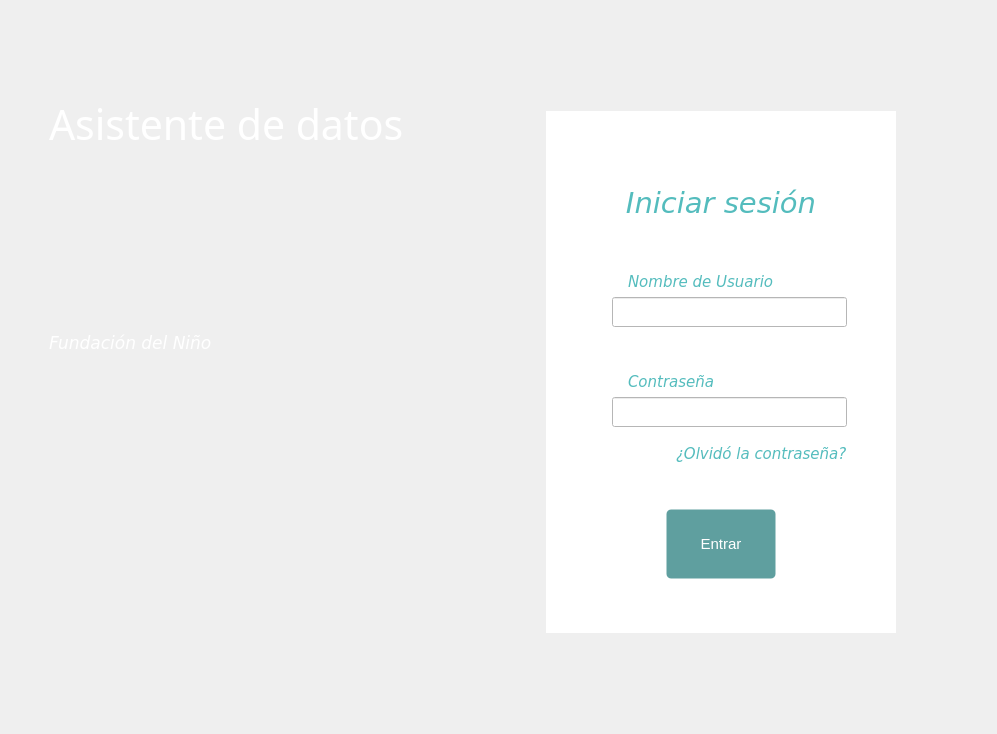
<?xml version="1.0" encoding="UTF-8"?>
<ui version="4.0">
 <class>Login_form</class>
 <widget class="QWidget" name="Login_form">
  <property name="geometry">
   <rect>
    <x>0</x>
    <y>0</y>
    <width>997</width>
    <height>734</height>
   </rect>
  </property>
  <property name="font">
   <font>
    <pointsize>10</pointsize>
   </font>
  </property>
  <property name="windowTitle">
   <string>Form</string>
  </property>
  <property name="styleSheet">
   <string notr="true">#Login_form{
background: qlineargradient(spread:pad, x1:0, y1:0, x2:1, y2:0, 
                            stop:0 #54BCBD, 
                            stop:1 #66CECF);
}

QFrame{
border:none;
}

</string>
  </property>
  <layout class="QHBoxLayout" name="horizontalLayout_8">
   <item>
    <layout class="QHBoxLayout" name="horizontalLayout_4" stretch="5,5">
     <item>
      <widget class="QFrame" name="frame">
       <property name="maximumSize">
        <size>
         <width>1000</width>
         <height>16777215</height>
        </size>
       </property>
       <property name="frameShape">
        <enum>QFrame::StyledPanel</enum>
       </property>
       <property name="frameShadow">
        <enum>QFrame::Raised</enum>
       </property>
       <layout class="QVBoxLayout" name="verticalLayout_2">
        <item>
         <layout class="QVBoxLayout" name="verticalLayout" stretch="20">
          <item>
           <widget class="QFrame" name="frame_7">
            <property name="frameShape">
             <enum>QFrame::StyledPanel</enum>
            </property>
            <property name="frameShadow">
             <enum>QFrame::Raised</enum>
            </property>
            <layout class="QHBoxLayout" name="horizontalLayout_9">
             <item>
              <layout class="QVBoxLayout" name="verticalLayout_6">
               <property name="leftMargin">
                <number>20</number>
               </property>
               <property name="topMargin">
                <number>20</number>
               </property>
               <property name="bottomMargin">
                <number>15</number>
               </property>
               <item>
                <widget class="QLabel" name="label_10">
                 <property name="font">
                  <font>
                   <family>Noto Serif Hebrew Med</family>
                   <pointsize>31</pointsize>
                   <weight>50</weight>
                   <italic>false</italic>
                   <bold>false</bold>
                   <strikeout>false</strikeout>
                   <kerning>true</kerning>
                  </font>
                 </property>
                 <property name="styleSheet">
                  <string notr="true">color:#fff;</string>
                 </property>
                 <property name="text">
                  <string>Asistente de datos</string>
                 </property>
                </widget>
               </item>
               <item>
                <widget class="QLabel" name="label_11">
                 <property name="font">
                  <font>
                   <family>Verdana</family>
                   <pointsize>13</pointsize>
                   <italic>true</italic>
                  </font>
                 </property>
                 <property name="styleSheet">
                  <string notr="true">color:#fff;</string>
                 </property>
                 <property name="text">
                  <string>Fundación del Niño</string>
                 </property>
                 <property name="alignment">
                  <set>Qt::AlignBottom|Qt::AlignLeading|Qt::AlignLeft</set>
                 </property>
                </widget>
               </item>
               <item>
                <widget class="QFrame" name="frame_6">
                 <property name="frameShape">
                  <enum>QFrame::StyledPanel</enum>
                 </property>
                 <property name="frameShadow">
                  <enum>QFrame::Raised</enum>
                 </property>
                 <layout class="QVBoxLayout" name="verticalLayout_5">
                  <property name="leftMargin">
                   <number>0</number>
                  </property>
                  <property name="topMargin">
                   <number>30</number>
                  </property>
                  <property name="rightMargin">
                   <number>20</number>
                  </property>
                  <property name="bottomMargin">
                   <number>100</number>
                  </property>
                  <item>
                   <widget class="QLabel" name="label_7">
                    <property name="minimumSize">
                     <size>
                      <width>200</width>
                      <height>200</height>
                     </size>
                    </property>
                    <property name="maximumSize">
                     <size>
                      <width>1000</width>
                      <height>1000</height>
                     </size>
                    </property>
                    <property name="text">
                     <string/>
                    </property>
                    <property name="pixmap">
                     <pixmap>../images/doctors_image.png</pixmap>
                    </property>
                    <property name="scaledContents">
                     <bool>true</bool>
                    </property>
                   </widget>
                  </item>
                 </layout>
                </widget>
               </item>
              </layout>
             </item>
            </layout>
           </widget>
          </item>
         </layout>
        </item>
       </layout>
      </widget>
     </item>
     <item>
      <widget class="QFrame" name="frame_2">
       <property name="frameShape">
        <enum>QFrame::StyledPanel</enum>
       </property>
       <property name="frameShadow">
        <enum>QFrame::Raised</enum>
       </property>
       <layout class="QHBoxLayout" name="horizontalLayout_11">
        <property name="spacing">
         <number>0</number>
        </property>
        <property name="leftMargin">
         <number>90</number>
        </property>
        <property name="topMargin">
         <number>100</number>
        </property>
        <property name="rightMargin">
         <number>90</number>
        </property>
        <property name="bottomMargin">
         <number>90</number>
        </property>
        <item>
         <widget class="QFrame" name="frame_3">
          <property name="minimumSize">
           <size>
            <width>350</width>
            <height>0</height>
           </size>
          </property>
          <property name="styleSheet">
           <string notr="true">background-color:#fff;</string>
          </property>
          <property name="frameShape">
           <enum>QFrame::StyledPanel</enum>
          </property>
          <property name="frameShadow">
           <enum>QFrame::Raised</enum>
          </property>
          <layout class="QVBoxLayout" name="verticalLayout_10" stretch="20,80">
           <property name="leftMargin">
            <number>20</number>
           </property>
           <property name="rightMargin">
            <number>20</number>
           </property>
           <item>
            <widget class="QLabel" name="label_4">
             <property name="font">
              <font>
               <family>Verdana</family>
               <pointsize>22</pointsize>
               <italic>true</italic>
              </font>
             </property>
             <property name="mouseTracking">
              <bool>true</bool>
             </property>
             <property name="layoutDirection">
              <enum>Qt::LeftToRight</enum>
             </property>
             <property name="styleSheet">
              <string notr="true">color:#54BCBD;</string>
             </property>
             <property name="text">
              <string>Iniciar sesión</string>
             </property>
             <property name="alignment">
              <set>Qt::AlignBottom|Qt::AlignHCenter</set>
             </property>
            </widget>
           </item>
           <item>
            <layout class="QVBoxLayout" name="verticalLayout_9" stretch="55,45">
             <property name="spacing">
              <number>0</number>
             </property>
             <item>
              <widget class="QFrame" name="frame_8">
               <property name="frameShape">
                <enum>QFrame::StyledPanel</enum>
               </property>
               <property name="frameShadow">
                <enum>QFrame::Raised</enum>
               </property>
               <layout class="QVBoxLayout" name="verticalLayout_7">
                <property name="spacing">
                 <number>5</number>
                </property>
                <property name="leftMargin">
                 <number>20</number>
                </property>
                <property name="topMargin">
                 <number>15</number>
                </property>
                <property name="rightMargin">
                 <number>20</number>
                </property>
                <item>
                 <widget class="QFrame" name="frame_4">
                  <property name="styleSheet">
                   <string notr="true"/>
                  </property>
                  <property name="frameShape">
                   <enum>QFrame::StyledPanel</enum>
                  </property>
                  <property name="frameShadow">
                   <enum>QFrame::Raised</enum>
                  </property>
                  <property name="lineWidth">
                   <number>0</number>
                  </property>
                  <layout class="QHBoxLayout" name="horizontalLayout_5">
                   <item>
                    <layout class="QVBoxLayout" name="verticalLayout_3">
                     <item>
                      <layout class="QHBoxLayout" name="horizontalLayout_2">
                       <property name="spacing">
                        <number>0</number>
                       </property>
                       <item>
                        <spacer name="horizontalSpacer">
                         <property name="orientation">
                          <enum>Qt::Horizontal</enum>
                         </property>
                         <property name="sizeType">
                          <enum>QSizePolicy::Maximum</enum>
                         </property>
                         <property name="sizeHint" stdset="0">
                          <size>
                           <width>33</width>
                           <height>20</height>
                          </size>
                         </property>
                        </spacer>
                       </item>
                       <item>
                        <widget class="QLabel" name="label_3">
                         <property name="font">
                          <font>
                           <family>Verdana</family>
                           <pointsize>11</pointsize>
                           <italic>true</italic>
                          </font>
                         </property>
                         <property name="styleSheet">
                          <string notr="true">color:#54BCBD;</string>
                         </property>
                         <property name="text">
                          <string>Nombre de Usuario</string>
                         </property>
                         <property name="alignment">
                          <set>Qt::AlignBottom|Qt::AlignLeading|Qt::AlignLeft</set>
                         </property>
                        </widget>
                       </item>
                      </layout>
                     </item>
                     <item>
                      <layout class="QHBoxLayout" name="horizontalLayout">
                       <property name="spacing">
                        <number>10</number>
                       </property>
                       <item>
                        <widget class="QLabel" name="label_6">
                         <property name="maximumSize">
                          <size>
                           <width>23</width>
                           <height>25</height>
                          </size>
                         </property>
                         <property name="text">
                          <string/>
                         </property>
                         <property name="pixmap">
                          <pixmap>../images/icons/user-solid.png</pixmap>
                         </property>
                         <property name="scaledContents">
                          <bool>true</bool>
                         </property>
                        </widget>
                       </item>
                       <item>
                        <widget class="QLineEdit" name="insertCedula">
                         <property name="enabled">
                          <bool>true</bool>
                         </property>
                         <property name="minimumSize">
                          <size>
                           <width>0</width>
                           <height>30</height>
                          </size>
                         </property>
                         <property name="styleSheet">
                          <string notr="true">background: qlineargradient(spread:pad, x1:0, y1:0, x2:1, y2:0, 
                            stop:0 rgba(15,64,245,0.43), 
                            stop:1 rgba(84,188,189,0.73));
color: #fff;

padding:0 10px;</string>
                         </property>
                        </widget>
                       </item>
                      </layout>
                     </item>
                    </layout>
                   </item>
                  </layout>
                 </widget>
                </item>
                <item>
                 <widget class="QFrame" name="frame_5">
                  <property name="styleSheet">
                   <string notr="true">#frame_4{
border:none;
}</string>
                  </property>
                  <property name="frameShape">
                   <enum>QFrame::StyledPanel</enum>
                  </property>
                  <property name="frameShadow">
                   <enum>QFrame::Raised</enum>
                  </property>
                  <property name="lineWidth">
                   <number>0</number>
                  </property>
                  <layout class="QHBoxLayout" name="horizontalLayout_6">
                   <item>
                    <layout class="QVBoxLayout" name="verticalLayout_4">
                     <item>
                      <layout class="QHBoxLayout" name="horizontalLayout_3">
                       <property name="spacing">
                        <number>0</number>
                       </property>
                       <item>
                        <spacer name="horizontalSpacer_2">
                         <property name="orientation">
                          <enum>Qt::Horizontal</enum>
                         </property>
                         <property name="sizeType">
                          <enum>QSizePolicy::Maximum</enum>
                         </property>
                         <property name="sizeHint" stdset="0">
                          <size>
                           <width>33</width>
                           <height>20</height>
                          </size>
                         </property>
                        </spacer>
                       </item>
                       <item>
                        <widget class="QLabel" name="label_5">
                         <property name="font">
                          <font>
                           <family>Verdana</family>
                           <pointsize>11</pointsize>
                           <italic>true</italic>
                          </font>
                         </property>
                         <property name="styleSheet">
                          <string notr="true">color:#54BCBD;</string>
                         </property>
                         <property name="text">
                          <string>Contraseña</string>
                         </property>
                         <property name="alignment">
                          <set>Qt::AlignBottom|Qt::AlignLeading|Qt::AlignLeft</set>
                         </property>
                        </widget>
                       </item>
                      </layout>
                     </item>
                     <item>
                      <layout class="QHBoxLayout" name="horizontalLayout_7">
                       <property name="spacing">
                        <number>10</number>
                       </property>
                       <item>
                        <widget class="QLabel" name="label_8">
                         <property name="maximumSize">
                          <size>
                           <width>23</width>
                           <height>25</height>
                          </size>
                         </property>
                         <property name="text">
                          <string/>
                         </property>
                         <property name="pixmap">
                          <pixmap>../images/icons/lock-solid.png</pixmap>
                         </property>
                         <property name="scaledContents">
                          <bool>true</bool>
                         </property>
                        </widget>
                       </item>
                       <item>
                        <widget class="QLineEdit" name="InsertClave">
                         <property name="enabled">
                          <bool>true</bool>
                         </property>
                         <property name="minimumSize">
                          <size>
                           <width>0</width>
                           <height>30</height>
                          </size>
                         </property>
                         <property name="styleSheet">
                          <string notr="true">background: qlineargradient(spread:pad, x1:0, y1:0, x2:1, y2:0, 
                            stop:0 rgba(15,64,245,0.43), 
                            stop:1 rgba(84,188,189,0.73));
color: #fff;
padding:0 10px;</string>
                         </property>
                        </widget>
                       </item>
                      </layout>
                     </item>
                    </layout>
                   </item>
                  </layout>
                 </widget>
                </item>
               </layout>
              </widget>
             </item>
             <item>
              <layout class="QVBoxLayout" name="verticalLayout_8" stretch="1,9">
               <item>
                <layout class="QHBoxLayout" name="horizontalLayout_10">
                 <property name="rightMargin">
                  <number>29</number>
                 </property>
                 <item>
                  <spacer name="horizontalSpacer_3">
                   <property name="orientation">
                    <enum>Qt::Horizontal</enum>
                   </property>
                   <property name="sizeHint" stdset="0">
                    <size>
                     <width>40</width>
                     <height>20</height>
                    </size>
                   </property>
                  </spacer>
                 </item>
                 <item>
                  <widget class="QLabel" name="label_9">
                   <property name="font">
                    <font>
                     <family>Verdana</family>
                     <pointsize>11</pointsize>
                     <italic>true</italic>
                    </font>
                   </property>
                   <property name="cursor">
                    <cursorShape>PointingHandCursor</cursorShape>
                   </property>
                   <property name="styleSheet">
                    <string notr="true">color:#54BCBD;</string>
                   </property>
                   <property name="text">
                    <string>¿Olvidó la contraseña?</string>
                   </property>
                   <property name="alignment">
                    <set>Qt::AlignLeading|Qt::AlignLeft|Qt::AlignTop</set>
                   </property>
                  </widget>
                 </item>
                </layout>
               </item>
               <item>
                <widget class="QFrame" name="frame_9">
                 <property name="frameShape">
                  <enum>QFrame::StyledPanel</enum>
                 </property>
                 <property name="frameShadow">
                  <enum>QFrame::Raised</enum>
                 </property>
                 <layout class="QHBoxLayout" name="horizontalLayout_12">
                  <property name="leftMargin">
                   <number>100</number>
                  </property>
                  <property name="rightMargin">
                   <number>100</number>
                  </property>
                  <item>
                   <widget class="QPushButton" name="login_validation">
                    <property name="minimumSize">
                     <size>
                      <width>0</width>
                      <height>70</height>
                     </size>
                    </property>
                    <property name="maximumSize">
                     <size>
                      <width>180</width>
                      <height>16777215</height>
                     </size>
                    </property>
                    <property name="sizeIncrement">
                     <size>
                      <width>0</width>
                      <height>500</height>
                     </size>
                    </property>
                    <property name="baseSize">
                     <size>
                      <width>0</width>
                      <height>50</height>
                     </size>
                    </property>
                    <property name="font">
                     <font>
                      <pointsize>11</pointsize>
                     </font>
                    </property>
                    <property name="cursor">
                     <cursorShape>PointingHandCursor</cursorShape>
                    </property>
                    <property name="toolTip">
                     <string notr="true"/>
                    </property>
                    <property name="statusTip">
                     <string notr="true"/>
                    </property>
                    <property name="styleSheet">
                     <string notr="true">#login_validation {
    background-color: rgba(60, 138, 138, 0.82); 
    border: 1px solid transparent; 
    padding: 5px; 
    border-radius: 5px;
color:#fff;
}
</string>
                    </property>
                    <property name="text">
                     <string>Entrar</string>
                    </property>
                   </widget>
                  </item>
                 </layout>
                </widget>
               </item>
              </layout>
             </item>
            </layout>
           </item>
          </layout>
         </widget>
        </item>
       </layout>
      </widget>
     </item>
    </layout>
   </item>
  </layout>
 </widget>
 <resources/>
 <connections/>
</ui>
